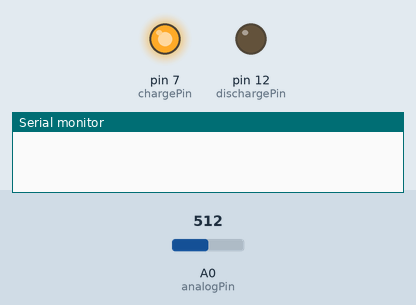
A sketch run on a simulated Arduino Uno, built with avr-gcc and run on an emulated ATmega328P. Shown: output pins drawn as LEDs (lit = HIGH), the last lines printed to the serial monitor. The test bench sets the inputs (shaded band); at power-on: A0 (analogPin) = 512.

Above: at 1.2 s.
1.3 s: A0 (analogPin) set to 630
2.8 s: A0 (analogPin) set to 663
At 3.2 s:
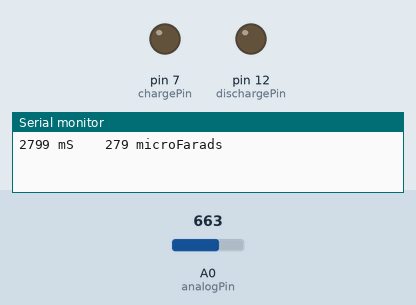
4.3 s: A0 (analogPin) set to 0
At 5.5 s:
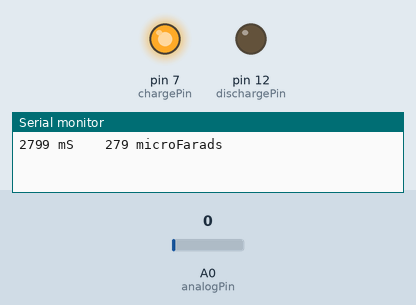
5.8 s: A0 (analogPin) set to 658
At 6.6 s:
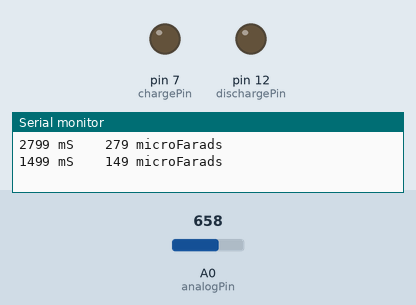
Timing chart, 0 to 8.3 s (numbered marks = the images above; inputs shaded):
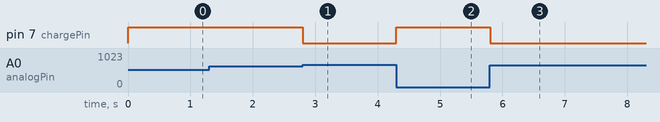

The sketch:

capacitancemeter.ino
```cpp
/*  RCTiming_capacitance_meter
 *  code concept taken from Paul Badger 2008
 *
 *    The capacitor's voltage at one time constant is defined as 63.2% of the charging voltage.
 *    i.e, A Capacitor is filled to 63.2% of its total capacity in 1 Time Constant
 */

 int analogPin=0 ;         // analog pin for measuring capacitor voltage
 int chargePin=7 ;        // pin to charge the capacitor - connected to one end of the charging resistor
 int dischargePin=12 ;        // pin to discharge the capacitor, same used for diode test(chechPin1)
 float resistorValue=10000.0;   // We use 10kOhm resistor

 unsigned long startTime;
 unsigned long elapsedTime;
 float microFarads;                // floating point variable to preserve precision, make calculations
 float nanoFarads;

void setup(){

  pinMode(chargePin, OUTPUT);     // set chargePin to output
  digitalWrite(chargePin, LOW);

  Serial.begin(9600);             // initialize serial transmission for debugging
}

void loop(){

  digitalWrite(chargePin, HIGH);  // set chargePin HIGH and capacitor charging
  startTime = millis();

  while(analogRead(analogPin) < 648){       // 647 is 63.2% of 1023, which corresponds to full-scale voltage
  }

  elapsedTime= millis() - startTime;
 // convert milliseconds to seconds ( 10^-3 ) and Farads to microFarads ( 10^6 ),  net 10^3 (1000)
  microFarads = ((float)elapsedTime / resistorValue) * 1000;  // (float) converts "unsigned long" elapsed time to float
  Serial.print(elapsedTime);       // print the value to serial port
  Serial.print(" mS    ");         // print units


  if (microFarads > 1){
    Serial.print((long)microFarads);       // print the value to serial port
    Serial.println(" microFarads");         // print units
  }
  else
  {
    // if value is smaller than one microFarad, convert to nanoFarads (10^-9 Farad).

    nanoFarads = microFarads * 1000.0;      // multiply by 1000 to convert to nanoFarads (10^-9 Farads)
    Serial.print((long)nanoFarads);         // print the value to serial port
    Serial.println(" nanoFarads");          // print units
  }

  /* dicharge the capacitor  */
  digitalWrite(chargePin, LOW);             // set charge pin to  LOW
  pinMode(dischargePin, OUTPUT);            // set discharge pin to output
  digitalWrite(dischargePin, LOW);          // set discharge pin LOW
  while(analogRead(analogPin) > 0){         // wait until capacitor is completely discharged
  }

  pinMode(dischargePin, INPUT);            // set discharge pin back to input
}
```

Measured:
- the behaviour switches between 647 and 648 on A0 (analogPin) (found by bisection; images 0 and 1)
- after the input at 1.3 s, every drawn part: stays the same
- after the input at 2.8 s, pin 7 (chargePin): HIGH → LOW at once
- after the input at 4.3 s, pin 7 (chargePin): LOW → HIGH at once
- after the input at 5.8 s, pin 7 (chargePin): HIGH → LOW at once
